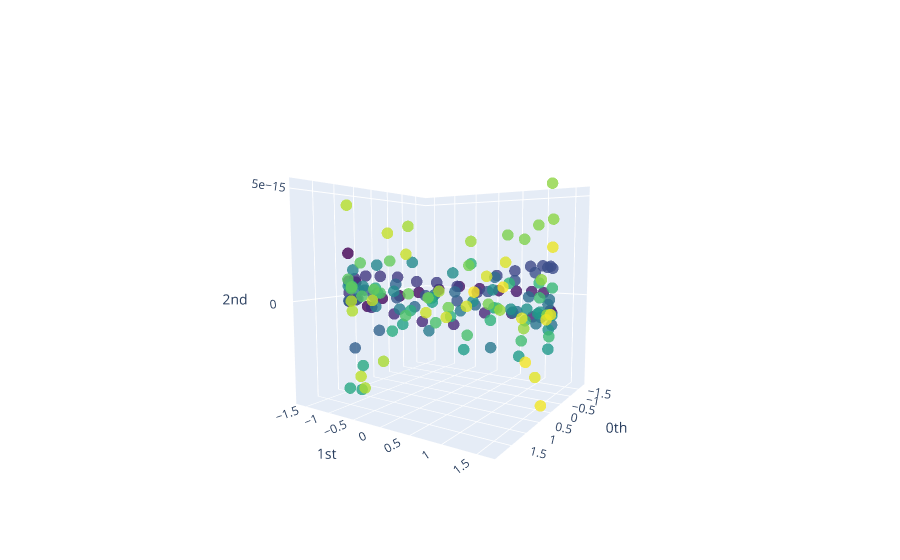

Notebook source saved alongside this figure:
### Markdown cell above
Although the resulting embedding is in 10-dimensions, we can apply [principal component analysis](https://en.wikipedia.org/wiki/Principal_component_analysis) to project down to 3-dimensions for visualisation:

### Code cell
pca = PCA(n_components=3)
y_periodic_embedded_pca = pca.fit_transform(y_periodic_embedded)

plot_point_cloud(y_periodic_embedded_pca)

### Figure 1 — Plotly figure (JSON) as saved in the notebook; plotly's stock layout.template omitted (floating-point values rounded to 4 significant figures; data arrays with more than 128 entries replaced by an {"elided": "..."} marker saying what was removed)
{"data": [{"marker": {"color": {"elided": "171 int values"}, "colorscale": [[0, "#440154"], [0.1111, "#482878"], [0.2222, "#3e4989"], [0.3333, "#31688e"], [0.4444, "#26828e"], [0.5556, "#1f9e89"], [0.6667, "#35b779"], [0.7778, "#6ece58"], [0.8889, "#b5de2b"], [1, "#fde725"]], "opacity": 0.8, "size": 4}, "mode": "markers", "type": "scatter3d", "x": {"elided": "171 float values"}, "y": {"elided": "171 float values"}, "z": {"elided": "171 float values"}}], "layout": {"autosize": true, "scene": {"aspectmode": "auto", "aspectratio": {"x": 1, "y": 1, "z": 1}, "camera": {"center": {"x": 0, "y": 0, "z": 0}, "eye": {"x": 1.811, "y": 1.169, "z": 0.2014}, "projection": {"type": "perspective"}, "up": {"x": 0, "y": 0, "z": 1}}, "xaxis": {"exponentformat": "e", "showexponent": "all", "title": {"text": "0th"}, "type": "linear"}, "yaxis": {"exponentformat": "e", "showexponent": "all", "title": {"text": "1st"}, "type": "linear"}, "zaxis": {"exponentformat": "e", "showexponent": "all", "title": {"text": "2nd"}, "type": "linear"}}}}
